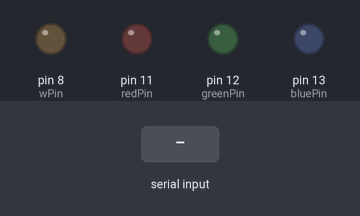
Bench run of a sketch on a simulated Arduino Uno, built with avr-gcc and run on an emulated ATmega328P. On the bench: output pins drawn as LEDs (lit = HIGH). Dashed ring = blinking. The test bench sets the inputs (shaded band).

Above: at 1.2 s.
1.3 s: "1" received over Serial
At 2.35 s:
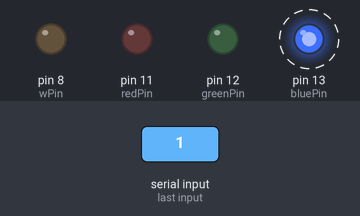
4.3 s: "Happy" received over Serial
At 5.8 s:
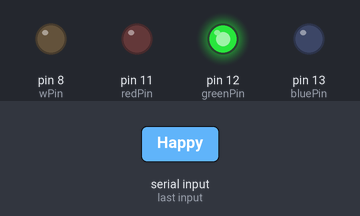
6.8 s: "Sad" received over Serial
At 9.3 s:
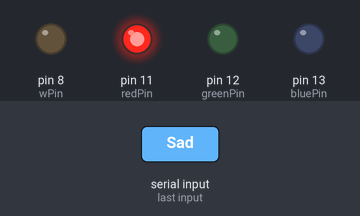
9.8 s: "Neutral" received over Serial
At 11.6 s:
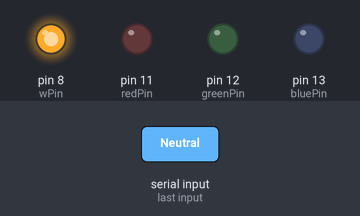
12.8 s: "Surprise" received over Serial
At 15.0 s:
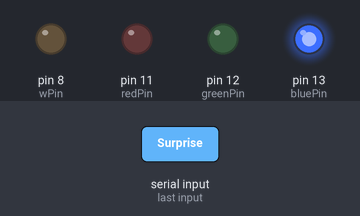
15.8 s: "0" received over Serial
Timing chart, 0 to 19.7 s (numbered marks = the images above; inputs shaded):
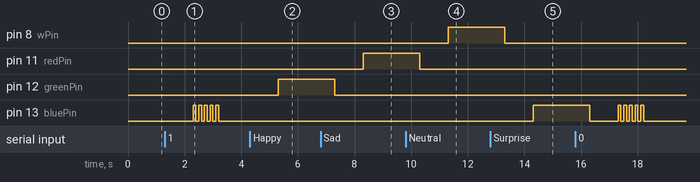

The sketch:

Arduino_Serial.ino
```cpp
const int wPin = 8;
const int redPin = 11;
const int greenPin = 12;
const int bluePin = 13;

void setup() {
  // put your setup code here, to run once:
  Serial.begin(9600);
  pinMode(wPin, OUTPUT);
  pinMode(redPin, OUTPUT);
  pinMode(greenPin, OUTPUT);
  pinMode(bluePin, OUTPUT);

}

void loop() {
  // put your main code here, to run repeatedly:
  if(Serial.available() > 0){
    String msg = Serial.readString();

    if(msg == "Happy"){
      digitalWrite(greenPin, HIGH);
      delay(2000);
      digitalWrite(greenPin, LOW);
    }
    else if (msg == "Surprise"){
      digitalWrite(bluePin, HIGH);
      delay(2000);
      digitalWrite(bluePin, LOW);
    }
    else if (msg == "Sad"){
      digitalWrite(redPin, HIGH);
      delay(2000);
      digitalWrite(redPin, LOW);
    }
    else if (msg == "Neutral"){
      digitalWrite(wPin, HIGH);
      delay(2000);
      digitalWrite(wPin, LOW);
    }
    else{
      for(int i = 0; i<5; i++){
          digitalWrite(bluePin, HIGH);
          delay(100);
          digitalWrite(bluePin, LOW);
          delay(100);
        }
      }
    }
}
```

Measured:
- after the input at 1.3 s, pin 13 (bluePin): alternates HIGH for 0.10 s and LOW for 0.10 s, 10 changes in all, then stays LOW, starting after 1.0 s
- after the input at 4.3 s, pin 12 (greenPin): LOW → HIGH after 1.0 s
- after the input at 6.8 s, pin 11 (redPin): LOW → HIGH after 1.5 s
- after the input at 9.8 s, pin 8 (wPin): LOW → HIGH after 1.5 s
- after the input at 12.8 s, pin 13 (bluePin): LOW → HIGH after 1.5 s
